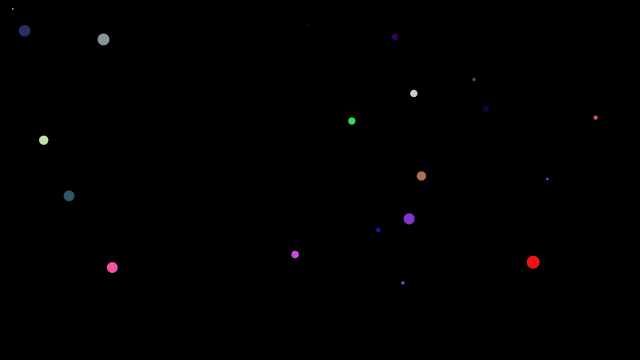
Frame 1 (no input)
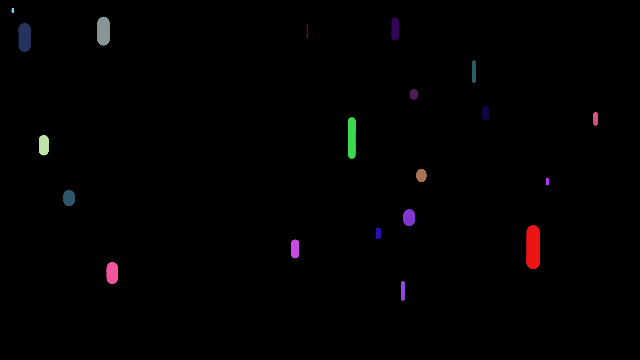
Frame 60 (the mouse pressed at the canvas centre just before this capture)
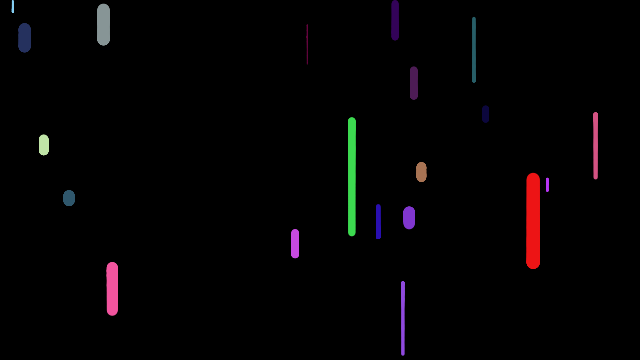
Frame 120 (the mouse held since frame 60 and released just before this capture)

The Processing sketch that drew these frames (run headless with seeded random() and noise(); from frame 60 on, the mouse is pressed at the canvas centre):

// Processing sketch: processing_120868
// ── processing_120868.pde

/* 
Credit to Michael Blakie
Credit to Michael Blakie
Credit to Michael Blakie
Credit to Michael Blakie
*/
int numBalls = 20;
float spring = 0.3;
float gravity = 0.3;
float friction = -0.9;

Ball[] balls = new Ball[numBalls];

void setup() {
  background(0);
  size(640, 360);
  for (int i = 0; i < numBalls; i++) {
    balls[i] = new Ball(random(width), random(height), random(30, 70), i, balls);
  }
  noStroke();
  fill(255, 204);
}

void draw() {
  //  background(0); LEAVE THIS AS A COMMENT
  for (int i = 0; i < numBalls; i++) {
    balls[i].collide();
    balls[i].move();
    balls[i].display();
  }
}



void keyPressed() {
  background(0);
}


//below is the ball class. GOOD LUCK UNDERSTANDING IT! XD
class Ball {

  float x, y;
  float diameter;
  float vx = 0;
  float vy = 0;
  int id;
  Ball[] others;


  float ballR = random(0, 255);
  float ballG = random(0, 255);
  float ballB = random(0, 255);

  Ball(float xin, float yin, float din, int idin, Ball[] oin) {
    x = xin;
    y = yin;
    diameter = random(1, 15);
    id = idin;
    others = oin;
  } 


//When they collide (ball->wall & ball->ball)
  void collide() {
    for (int i = id + 1; i < numBalls; i++) {
      float dx = others[i].x - x;
      float dy = others[i].y - y;
      float distance = sqrt(dx*dx + dy*dy);
      float minDist = others[i].diameter/2 + diameter/2;
      if (distance < minDist) { 
        float angle = atan2(dy, dx);
        float targetX = x + cos(angle) * minDist;
        float targetY = y + sin(angle) * minDist;
        float ax = (targetX - others[i].x) * spring;
        float ay = (targetY - others[i].y) * spring;
        vx -= ax;
        vy -= ay;
        others[i].vx += ax;
        others[i].vy += ay;
      }
    }
  }


//This is the ball MOVE function
  void move() {
    vy += random(-0.1, 0.1);
    x += vx;
    y += vy;
    if (x + diameter/2 > width) {
      x = width - diameter/2;
      vx *= friction;
    }
    else if (x - diameter/2 < 0) {
      x = diameter/2;
      vx *= friction;
    }
    if (y + diameter/2 > height) {
      y = height - diameter/2;
      vy *= friction;
    } 
    else if (y - diameter/2 < 0) {
      y = diameter/2;
      vy *= friction;
    }
  }
//this function below edits all the balls. DONT CHANGE THIS!
  void display() {
    ellipse(x, y, diameter, diameter);
    fill(ballR, ballG, ballB);
  }
}
